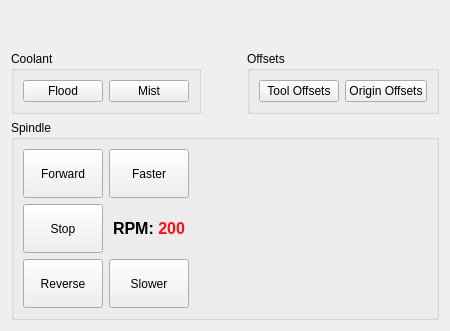
           <widget class="QWidget" name="tab_manual">
            <attribute name="title">
             <string>Manual</string>
            </attribute>
            <layout class="QVBoxLayout" name="verticalLayout_9">
             <item>
              <spacer name="verticalSpacer_7">
               <property name="orientation">
                <enum>Qt::Vertical</enum>
               </property>
               <property name="sizeType">
                <enum>QSizePolicy::Expanding</enum>
               </property>
               <property name="sizeHint" stdset="0">
                <size>
                 <width>20</width>
                 <height>40</height>
                </size>
               </property>
              </spacer>
             </item>
             <item>
              <layout class="QHBoxLayout" name="horizontalLayout_6">
               <item>
                <widget class="QGroupBox" name="groupBox_3">
                 <property name="title">
                  <string>Coolant</string>
                 </property>
                 <layout class="QVBoxLayout" name="verticalLayout_8">
                  <item>
                   <layout class="QGridLayout" name="gridLayout_4">
                    <item row="0" column="1">
                     <widget class="ActionButton" name="actionbutton_24">
                      <property name="sizePolicy">
                       <sizepolicy hsizetype="Minimum" vsizetype="Expanding">
                        <horstretch>0</horstretch>
                        <verstretch>0</verstretch>
                       </sizepolicy>
                      </property>
                      <property name="text">
                       <string>Mist</string>
                      </property>
                      <property name="checkable">
                       <bool>true</bool>
                      </property>
                      <property name="indicator_option" stdset="0">
                       <bool>true</bool>
                      </property>
                      <property name="indicator_size" stdset="0">
                       <double>0.150000000000000</double>
                      </property>
                      <property name="machine_on_action" stdset="0">
                       <bool>false</bool>
                      </property>
                      <property name="mist_action" stdset="0">
                       <bool>true</bool>
                      </property>
                      <property name="template_label_option" stdset="0">
                       <bool>false</bool>
                      </property>
                      <property name="joint_number" stdset="0">
                       <number>0</number>
                      </property>
                      <property name="incr_imperial_number" stdset="0">
                       <double>0.010000000000000</double>
                      </property>
                      <property name="incr_mm_number" stdset="0">
                       <double>0.025000000000000</double>
                      </property>
                      <property name="incr_angular_number" stdset="0">
                       <double>-1.000000000000000</double>
                      </property>
                      <property name="toggle_float_option" stdset="0">
                       <bool>false</bool>
                      </property>
                      <property name="float_num" stdset="0">
                       <double>100.000000000000000</double>
                      </property>
                      <property name="float_alt_num" stdset="0">
                       <double>50.000000000000000</double>
                      </property>
                      <property name="view_type_string" stdset="0">
                       <string>P</string>
                      </property>
                      <property name="command_text_string" stdset="0">
                       <string/>
                      </property>
                      <property name="ini_mdi_number" stdset="0">
                       <number>0</number>
                      </property>
                      <property name="textTemplate" stdset="0">
                       <string>%1.3f in</string>
                      </property>
                      <property name="alt_textTemplate" stdset="0">
                       <string>%1.2f mm</string>
                      </property>
                     </widget>
                    </item>
                    <item row="0" column="0">
                     <widget class="ActionButton" name="actionbutton_22">
                      <property name="sizePolicy">
                       <sizepolicy hsizetype="Minimum" vsizetype="Expanding">
                        <horstretch>0</horstretch>
                        <verstretch>0</verstretch>
                       </sizepolicy>
                      </property>
                      <property name="text">
                       <string>Flood</string>
                      </property>
                      <property name="checkable">
                       <bool>true</bool>
                      </property>
                      <property name="indicator_option" stdset="0">
                       <bool>true</bool>
                      </property>
                      <property name="indicator_size" stdset="0">
                       <double>0.150000000000000</double>
                      </property>
                      <property name="estop_action" stdset="0">
                       <bool>false</bool>
                      </property>
                      <property name="flood_action" stdset="0">
                       <bool>true</bool>
                      </property>
                      <property name="template_label_option" stdset="0">
                       <bool>false</bool>
                      </property>
                      <property name="joint_number" stdset="0">
                       <number>0</number>
                      </property>
                      <property name="incr_imperial_number" stdset="0">
                       <double>0.010000000000000</double>
                      </property>
                      <property name="incr_mm_number" stdset="0">
                       <double>0.025000000000000</double>
                      </property>
                      <property name="incr_angular_number" stdset="0">
                       <double>-1.000000000000000</double>
                      </property>
                      <property name="toggle_float_option" stdset="0">
                       <bool>false</bool>
                      </property>
                      <property name="float_num" stdset="0">
                       <double>100.000000000000000</double>
                      </property>
                      <property name="float_alt_num" stdset="0">
                       <double>50.000000000000000</double>
                      </property>
                      <property name="view_type_string" stdset="0">
                       <string>P</string>
                      </property>
                      <property name="command_text_string" stdset="0">
                       <string/>
                      </property>
                      <property name="ini_mdi_number" stdset="0">
                       <number>0</number>
                      </property>
                      <property name="textTemplate" stdset="0">
                       <string>%1.3f in</string>
                      </property>
                      <property name="alt_textTemplate" stdset="0">
                       <string>%1.2f mm</string>
                      </property>
                     </widget>
                    </item>
                   </layout>
                  </item>
                 </layout>
                </widget>
               </item>
               <item>
                <spacer name="horizontalSpacer_7">
                 <property name="orientation">
                  <enum>Qt::Horizontal</enum>
                 </property>
                 <property name="sizeHint" stdset="0">
                  <size>
                   <width>40</width>
                   <height>20</height>
                  </size>
                 </property>
                </spacer>
               </item>
               <item>
                <widget class="QGroupBox" name="groupBox_7">
                 <property name="title">
                  <string>Offsets</string>
                 </property>
                 <layout class="QVBoxLayout" name="verticalLayout_17">
                  <item>
                   <layout class="QGridLayout" name="gridLayout_9">
                    <item row="0" column="0">
                     <widget class="ActionButton" name="actionbutton_44">
                      <property name="sizePolicy">
                       <sizepolicy hsizetype="Minimum" vsizetype="Expanding">
                        <horstretch>0</horstretch>
                        <verstretch>0</verstretch>
                       </sizepolicy>
                      </property>
                      <property name="text">
                       <string>Tool Offsets</string>
                      </property>
                      <property name="checkable">
                       <bool>false</bool>
                      </property>
                      <property name="indicator_option" stdset="0">
                       <bool>false</bool>
                      </property>
                      <property name="indicator_size" stdset="0">
                       <double>0.150000000000000</double>
                      </property>
                      <property name="origin_offset_dialog_action" stdset="0">
                       <bool>false</bool>
                      </property>
                      <property name="tool_offset_dialog_action" stdset="0">
                       <bool>true</bool>
                      </property>
                      <property name="limits_override_action" stdset="0">
                       <bool>false</bool>
                      </property>
                      <property name="template_label_option" stdset="0">
                       <bool>false</bool>
                      </property>
                      <property name="joint_number" stdset="0">
                       <number>0</number>
                      </property>
                      <property name="incr_imperial_number" stdset="0">
                       <double>0.010000000000000</double>
                      </property>
                      <property name="incr_mm_number" stdset="0">
                       <double>0.025000000000000</double>
                      </property>
                      <property name="incr_angular_number" stdset="0">
                       <double>-1.000000000000000</double>
                      </property>
                      <property name="toggle_float_option" stdset="0">
                       <bool>false</bool>
                      </property>
                      <property name="float_num" stdset="0">
                       <double>100.000000000000000</double>
                      </property>
                      <property name="float_alt_num" stdset="0">
                       <double>50.000000000000000</double>
                      </property>
                      <property name="view_type_string" stdset="0">
                       <string>P</string>
                      </property>
                      <property name="command_text_string" stdset="0">
                       <string/>
                      </property>
                      <property name="ini_mdi_number" stdset="0">
                       <number>0</number>
                      </property>
                      <property name="textTemplate" stdset="0">
                       <string>%1.3f in</string>
                      </property>
                      <property name="alt_textTemplate" stdset="0">
                       <string>%1.2f mm</string>
                      </property>
                     </widget>
                    </item>
                    <item row="0" column="1">
                     <widget class="ActionButton" name="actionbutton_45">
                      <property name="sizePolicy">
                       <sizepolicy hsizetype="Minimum" vsizetype="Expanding">
                        <horstretch>0</horstretch>
                        <verstretch>0</verstretch>
                       </sizepolicy>
                      </property>
                      <property name="text">
                       <string>Origin Offsets</string>
                      </property>
                      <property name="checkable">
                       <bool>false</bool>
                      </property>
                      <property name="indicator_option" stdset="0">
                       <bool>false</bool>
                      </property>
                      <property name="indicator_size" stdset="0">
                       <double>0.150000000000000</double>
                      </property>
                      <property name="origin_offset_dialog_action" stdset="0">
                       <bool>true</bool>
                      </property>
                      <property name="limits_override_action" stdset="0">
                       <bool>false</bool>
                      </property>
                      <property name="template_label_option" stdset="0">
                       <bool>false</bool>
                      </property>
                      <property name="joint_number" stdset="0">
                       <number>0</number>
                      </property>
                      <property name="incr_imperial_number" stdset="0">
                       <double>0.010000000000000</double>
                      </property>
                      <property name="incr_mm_number" stdset="0">
                       <double>0.025000000000000</double>
                      </property>
                      <property name="incr_angular_number" stdset="0">
                       <double>-1.000000000000000</double>
                      </property>
                      <property name="toggle_float_option" stdset="0">
                       <bool>false</bool>
                      </property>
                      <property name="float_num" stdset="0">
                       <double>100.000000000000000</double>
                      </property>
                      <property name="float_alt_num" stdset="0">
                       <double>50.000000000000000</double>
                      </property>
                      <property name="view_type_string" stdset="0">
                       <string>P</string>
                      </property>
                      <property name="command_text_string" stdset="0">
                       <string/>
                      </property>
                      <property name="ini_mdi_number" stdset="0">
                       <number>0</number>
                      </property>
                      <property name="textTemplate" stdset="0">
                       <string>%1.3f in</string>
                      </property>
                      <property name="alt_textTemplate" stdset="0">
                       <string>%1.2f mm</string>
                      </property>
                     </widget>
                    </item>
                   </layout>
                  </item>
                 </layout>
                </widget>
               </item>
              </layout>
             </item>
             <item>
              <widget class="QGroupBox" name="groupBox_4">
               <property name="minimumSize">
                <size>
                 <width>0</width>
                 <height>200</height>
                </size>
               </property>
               <property name="title">
                <string>Spindle</string>
               </property>
               <layout class="QVBoxLayout" name="verticalLayout_10">
                <item>
                 <layout class="QGridLayout" name="gridLayout_5">
                  <item row="0" column="2">
                   <widget class="ActionButton" name="actionbutton_29">
                    <property name="sizePolicy">
                     <sizepolicy hsizetype="Minimum" vsizetype="Expanding">
                      <horstretch>0</horstretch>
                      <verstretch>0</verstretch>
                     </sizepolicy>
                    </property>
                    <property name="text">
                     <string>Faster</string>
                    </property>
                    <property name="machine_on_action" stdset="0">
                     <bool>false</bool>
                    </property>
                    <property name="spindle_up_action" stdset="0">
                     <bool>true</bool>
                    </property>
                    <property name="template_label_option" stdset="0">
                     <bool>false</bool>
                    </property>
                    <property name="joint_number" stdset="0">
                     <number>0</number>
                    </property>
                    <property name="incr_imperial_number" stdset="0">
                     <double>0.010000000000000</double>
                    </property>
                    <property name="incr_mm_number" stdset="0">
                     <double>0.025000000000000</double>
                    </property>
                    <property name="incr_angular_number" stdset="0">
                     <double>-1.000000000000000</double>
                    </property>
                    <property name="toggle_float_option" stdset="0">
                     <bool>false</bool>
                    </property>
                    <property name="float_num" stdset="0">
                     <double>100.000000000000000</double>
                    </property>
                    <property name="float_alt_num" stdset="0">
                     <double>50.000000000000000</double>
                    </property>
                    <property name="view_type_string" stdset="0">
                     <string>P</string>
                    </property>
                    <property name="command_text_string" stdset="0">
                     <string/>
                    </property>
                    <property name="ini_mdi_number" stdset="0">
                     <number>0</number>
                    </property>
                    <property name="textTemplate" stdset="0">
                     <string>%1.3f in</string>
                    </property>
                    <property name="alt_textTemplate" stdset="0">
                     <string>%1.2f mm</string>
                    </property>
                   </widget>
                  </item>
                  <item row="1" column="0">
                   <widget class="ActionButton" name="actionbutton_28">
                    <property name="sizePolicy">
                     <sizepolicy hsizetype="Minimum" vsizetype="Expanding">
                      <horstretch>0</horstretch>
                      <verstretch>0</verstretch>
                     </sizepolicy>
                    </property>
                    <property name="text">
                     <string>Stop</string>
                    </property>
                    <property name="spindle_stop_action" stdset="0">
                     <bool>true</bool>
                    </property>
                    <property name="template_label_option" stdset="0">
                     <bool>false</bool>
                    </property>
                    <property name="joint_number" stdset="0">
                     <number>0</number>
                    </property>
                    <property name="incr_imperial_number" stdset="0">
                     <double>0.010000000000000</double>
                    </property>
                    <property name="incr_mm_number" stdset="0">
                     <double>0.025000000000000</double>
                    </property>
                    <property name="incr_angular_number" stdset="0">
                     <double>-1.000000000000000</double>
                    </property>
                    <property name="toggle_float_option" stdset="0">
                     <bool>false</bool>
                    </property>
                    <property name="float_num" stdset="0">
                     <double>100.000000000000000</double>
                    </property>
                    <property name="float_alt_num" stdset="0">
                     <double>50.000000000000000</double>
                    </property>
                    <property name="view_type_string" stdset="0">
                     <string>P</string>
                    </property>
                    <property name="command_text_string" stdset="0">
                     <string/>
                    </property>
                    <property name="ini_mdi_number" stdset="0">
                     <number>0</number>
                    </property>
                    <property name="textTemplate" stdset="0">
                     <string>%1.3f in</string>
                    </property>
                    <property name="alt_textTemplate" stdset="0">
                     <string>%1.2f mm</string>
                    </property>
                   </widget>
                  </item>
                  <item row="0" column="0">
                   <widget class="ActionButton" name="actionbutton_27">
                    <property name="sizePolicy">
                     <sizepolicy hsizetype="Minimum" vsizetype="Expanding">
                      <horstretch>0</horstretch>
                      <verstretch>0</verstretch>
                     </sizepolicy>
                    </property>
                    <property name="text">
                     <string>Forward</string>
                    </property>
                    <property name="checkable">
                     <bool>true</bool>
                    </property>
                    <property name="indicator_option" stdset="0">
                     <bool>true</bool>
                    </property>
                    <property name="estop_action" stdset="0">
                     <bool>false</bool>
                    </property>
                    <property name="spindle_fwd_action" stdset="0">
                     <bool>true</bool>
                    </property>
                    <property name="template_label_option" stdset="0">
                     <bool>false</bool>
                    </property>
                    <property name="joint_number" stdset="0">
                     <number>0</number>
                    </property>
                    <property name="incr_imperial_number" stdset="0">
                     <double>0.010000000000000</double>
                    </property>
                    <property name="incr_mm_number" stdset="0">
                     <double>0.025000000000000</double>
                    </property>
                    <property name="incr_angular_number" stdset="0">
                     <double>-1.000000000000000</double>
                    </property>
                    <property name="toggle_float_option" stdset="0">
                     <bool>false</bool>
                    </property>
                    <property name="float_num" stdset="0">
                     <double>100.000000000000000</double>
                    </property>
                    <property name="float_alt_num" stdset="0">
                     <double>50.000000000000000</double>
                    </property>
                    <property name="view_type_string" stdset="0">
                     <string>P</string>
                    </property>
                    <property name="command_text_string" stdset="0">
                     <string/>
                    </property>
                    <property name="ini_mdi_number" stdset="0">
                     <number>0</number>
                    </property>
                    <property name="textTemplate" stdset="0">
                     <string>%1.3f in</string>
                    </property>
                    <property name="alt_textTemplate" stdset="0">
                     <string>%1.2f mm</string>
                    </property>
                   </widget>
                  </item>
                  <item row="2" column="0">
                   <widget class="ActionButton" name="actionbutton">
                    <property name="sizePolicy">
                     <sizepolicy hsizetype="Minimum" vsizetype="Expanding">
                      <horstretch>0</horstretch>
                      <verstretch>0</verstretch>
                     </sizepolicy>
                    </property>
                    <property name="text">
                     <string>Reverse</string>
                    </property>
                    <property name="checkable">
                     <bool>true</bool>
                    </property>
                    <property name="indicator_option" stdset="0">
                     <bool>true</bool>
                    </property>
                    <property name="spindle_rev_action" stdset="0">
                     <bool>true</bool>
                    </property>
                    <property name="template_label_option" stdset="0">
                     <bool>false</bool>
                    </property>
                    <property name="joint_number" stdset="0">
                     <number>0</number>
                    </property>
                    <property name="incr_imperial_number" stdset="0">
                     <double>0.010000000000000</double>
                    </property>
                    <property name="incr_mm_number" stdset="0">
                     <double>0.025000000000000</double>
                    </property>
                    <property name="incr_angular_number" stdset="0">
                     <double>-1.000000000000000</double>
                    </property>
                    <property name="toggle_float_option" stdset="0">
                     <bool>false</bool>
                    </property>
                    <property name="float_num" stdset="0">
                     <double>100.000000000000000</double>
                    </property>
                    <property name="float_alt_num" stdset="0">
                     <double>50.000000000000000</double>
                    </property>
                    <property name="view_type_string" stdset="0">
                     <string>P</string>
                    </property>
                    <property name="command_text_string" stdset="0">
                     <string/>
                    </property>
                    <property name="ini_mdi_number" stdset="0">
                     <number>0</number>
                    </property>
                    <property name="textTemplate" stdset="0">
                     <string>%1.3f in</string>
                    </property>
                    <property name="alt_textTemplate" stdset="0">
                     <string>%1.2f mm</string>
                    </property>
                   </widget>
                  </item>
                  <item row="2" column="2">
                   <widget class="ActionButton" name="actionbutton_26">
                    <property name="sizePolicy">
                     <sizepolicy hsizetype="Minimum" vsizetype="Expanding">
                      <horstretch>0</horstretch>
                      <verstretch>0</verstretch>
                     </sizepolicy>
                    </property>
                    <property name="text">
                     <string>Slower</string>
                    </property>
                    <property name="spindle_down_action" stdset="0">
                     <bool>true</bool>
                    </property>
                    <property name="template_label_option" stdset="0">
                     <bool>false</bool>
                    </property>
                    <property name="joint_number" stdset="0">
                     <number>0</number>
                    </property>
                    <property name="incr_imperial_number" stdset="0">
                     <double>0.010000000000000</double>
                    </property>
                    <property name="incr_mm_number" stdset="0">
                     <double>0.025000000000000</double>
                    </property>
                    <property name="incr_angular_number" stdset="0">
                     <double>-1.000000000000000</double>
                    </property>
                    <property name="toggle_float_option" stdset="0">
                     <bool>false</bool>
                    </property>
                    <property name="float_num" stdset="0">
                     <double>100.000000000000000</double>
                    </property>
                    <property name="float_alt_num" stdset="0">
                     <double>50.000000000000000</double>
                    </property>
                    <property name="view_type_string" stdset="0">
                     <string>P</string>
                    </property>
                    <property name="command_text_string" stdset="0">
                     <string/>
                    </property>
                    <property name="ini_mdi_number" stdset="0">
                     <number>0</number>
                    </property>
                    <property name="textTemplate" stdset="0">
                     <string>%1.3f in</string>
                    </property>
                    <property name="alt_textTemplate" stdset="0">
                     <string>%1.2f mm</string>
                    </property>
                   </widget>
                  </item>
                  <item row="1" column="2">
                   <widget class="StatusLabel" name="statuslabel_spindle">
                    <property name="text">
                     <string>&lt;!DOCTYPE HTML PUBLIC &quot;-//W3C//DTD HTML 4.0//EN&quot; &quot;http://www.w3.org/TR/REC-html40/strict.dtd&quot;&gt;
&lt;html&gt;&lt;head&gt;&lt;meta name=&quot;qrichtext&quot; content=&quot;1&quot; /&gt;&lt;style type=&quot;text/css&quot;&gt;
p, li { white-space: pre-wrap; }
&lt;/style&gt;&lt;/head&gt;&lt;body style=&quot; font-family:'Times'; font-size:12pt; font-weight:400; font-style:normal;&quot;&gt;
&lt;p style=&quot; margin-top:0px; margin-bottom:0px; margin-left:0px; margin-right:0px; -qt-block-indent:0; text-indent:0px;&quot;&gt;&lt;span style=&quot; font-weight:600;&quot;&gt;RPM: &lt;/span&gt;&lt;span style=&quot; font-weight:600; color:#ff0e0e;&quot;&gt;200&lt;/span&gt;&lt;/p&gt;&lt;/body&gt;&lt;/html&gt;</string>
                    </property>
                    <property name="alignment">
                     <set>Qt::AlignCenter</set>
                    </property>
                    <property name="textTemplate" stdset="0">
                     <string>&lt;!DOCTYPE HTML PUBLIC &quot;-//W3C//DTD HTML 4.0//EN&quot; &quot;http://www.w3.org/TR/REC-html40/strict.dtd&quot;&gt;
&lt;html&gt;&lt;head&gt;&lt;meta name=&quot;qrichtext&quot; content=&quot;1&quot; /&gt;&lt;style type=&quot;text/css&quot;&gt;
p, li { white-space: pre-wrap; }
&lt;/style&gt;&lt;/head&gt;&lt;body style=&quot; font-family:'Times'; font-size:12pt; font-weight:400; font-style:normal;&quot;&gt;
&lt;p style=&quot; margin-top:0px; margin-bottom:0px; margin-left:0px; margin-right:0px; -qt-block-indent:0; text-indent:0px;&quot;&gt;&lt;span style=&quot; font-weight:600;&quot;&gt;RPM: &lt;/span&gt;&lt;span style=&quot; font-weight:600; color:#ff0e0e;&quot;&gt;%d&lt;/span&gt;&lt;/p&gt;&lt;/body&gt;&lt;/html&gt;</string>
                    </property>
                    <property name="alt_textTemplate" stdset="0">
                     <string>None</string>
                    </property>
                    <property name="index_number" stdset="0">
                     <number>0</number>
                    </property>
                    <property name="actual_spindle_speed_status" stdset="0">
                     <bool>true</bool>
                    </property>
                   </widget>
                  </item>
                  <item row="0" column="3">
                   <spacer name="horizontalSpacer_8">
                    <property name="orientation">
                     <enum>Qt::Horizontal</enum>
                    </property>
                    <property name="sizeHint" stdset="0">
                     <size>
                      <width>40</width>
                      <height>20</height>
                     </size>
                    </property>
                   </spacer>
                  </item>
                 </layout>
                </item>
               </layout>
              </widget>
             </item>
            </layout>
           </widget>
